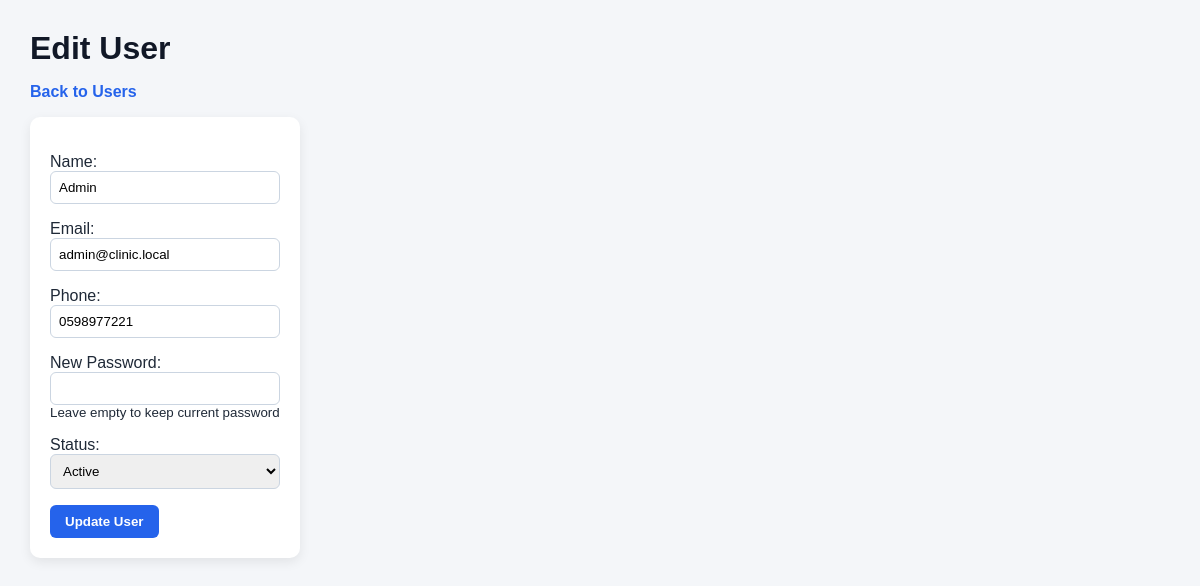
Screenshot of /index.php?page=users&action=editForm&id=1 (signed in) with the database file from the repository.
### tables this page shows
CREATE TABLE `users` (
  `id` int(10) UNSIGNED NOT NULL,
  `name` varchar(120) NOT NULL,
  `email` varchar(180) NOT NULL,
  `password` varchar(255) NOT NULL,
  `role` enum('admin','doctor','patient') NOT NULL DEFAULT 'patient',
  `phone` varchar(20) DEFAULT NULL,
  `avatar` varchar(255) DEFAULT NULL,
  `is_active` tinyint(1) NOT NULL DEFAULT 1,
  `created_at` timestamp NOT NULL DEFAULT current_timestamp()
);

### controllers/UserController.php (called while the page is built, shortened)
<?php
require_once __DIR__ . "/../models/UserModel.php";
class UserController
{
    private $userModel;
    public function __construct()
    {
        $this->userModel = new UserModel();
    }
    public function editForm()
    {
        $id = (int) ($_GET["id"] ?? 0);
        $user = $this->userModel->findById($id);
        require_once __DIR__ . "/../views/users/edit.php";
    }
}

### core/Database.php (called while the page is built, shortened)
<?php
class Database
{
    private static $instance = null;
    private $conn;
    private function __construct()
    {
        $this->conn = new mysqli(DB_HOST, DB_USER, DB_PASS, DB_NAME);
        $this->conn->set_charset("utf8mb4");
    }
    public static function getInstance()
    {
        if (self::$instance === null) {
            self::$instance = new Database();
        }
        return self::$instance;
    }
    public function query($sql, $types = "", $params = [])
    {
        $stmt = $this->conn->prepare($sql);
        if (!empty($types) && !empty($params)) {
            $stmt->bind_param($types, ...$params);
        }
        if (!$stmt->execute()) {
            throw new RuntimeException("Database query execution failed.");
        }
        $result = $stmt->get_result();
        if ($result !== false) {
            return $result;
        }
        return true;
    }
}

### models/UserModel.php (called while the page is built, shortened)
<?php
require_once __DIR__ . "/../core/BaseModel.php";
class UserModel extends BaseModel
{
    public function findById($id)
    {
        $sql = "SELECT *
                FROM users
                WHERE id = ?";
        $result = $this->execute($sql, "i", [$id]);
        return $result->fetch_assoc();
    }
}

### core/BaseModel.php (called while the page is built, shortened)
<?php
require_once __DIR__ . "/Database.php";
class BaseModel
{
    protected $db;
    public function __construct()
    {
        $this->db = Database::getInstance();
    }
    protected function execute($sql, $types = "", $params = [])
    {
        return $this->db->query($sql, $types, $params);
    }
}

### core/helpers.php (called while the page is built, shortened)
<?php
function sanitize($value)
{
    return htmlspecialchars($value ?? "", ENT_QUOTES, "UTF-8");
}

### views/users/edit.php (the view, shortened to what this page needs)
<?php
require_once __DIR__ . "/../../core/helpers.php";
?>
<h1>Edit User</h1>
<p>
    <a href="index.php?page=users&action=index">
        Back to Users
    </a>
</p>
<form method="post" action="index.php?page=users&action=update">
    <p>
        Name:<br>
        <input type="text"
               name="name"
               value="<?php echo sanitize($user["name"]); ?>"
               required>
    </p>
    <p>
        Email:<br>
        <input type="email"
               value="<?php echo sanitize($user["email"]); ?>"
               readonly>
    </p>
    <p>
        Phone:<br>
        <input type="text"
               name="phone"
               value="<?php echo sanitize($user["phone"] ?? ""); ?>">
    </p>
    <p>
        New Password:<br>
        <input type="password"
               name="new_password">
        <br>
        <small>Leave empty to keep current password</small>
    </p>
    <p>
        Status:<br>
        <select name="is_active">
            <option value="1"
                <?php if ((int)$user["is_active"] === 1) echo "selected"; ?>>
                Active
            </option>
        </select>
    </p>
    <button type="submit">
        Update User
    </button>
</form>

### public/assets/style.css (style rules this page uses)
* { box-sizing: border-box; }
h1 { color: #111827; margin-bottom: 10px; }
p { font-size: 16px; }
a { color: #2563eb; font-weight: 600; text-decoration: none; }
form { background: white; padding: 20px; width: fit-content; border-radius: 10px; box-shadow: 0 4px 12px rgba(0, 0, 0, 0.08); margin-top: 15px; }
input, select, textarea { padding: 8px; border: 1px solid #cbd5e1; border-radius: 6px; min-width: 230px; }
button, input[type="submit"] { background: #2563eb; color: white; border: none; padding: 9px 15px; border-radius: 6px; cursor: pointer; font-weight: bold; }

### rows the page displays
users: name "Admin", email "admin@clinic.local", phone "0598977221", is_active "Active"
